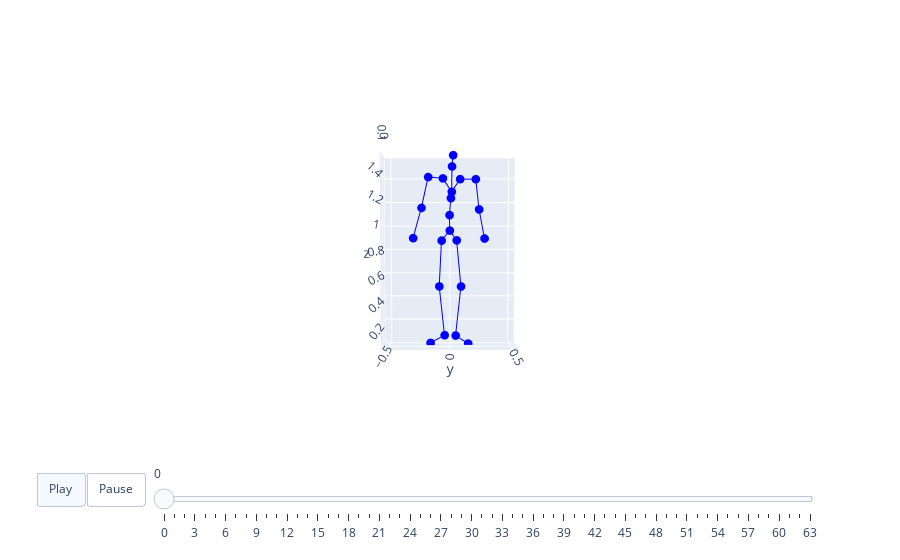

The cell this chart's notebook holds for it:
### Code cell
gt_motion1 = gt_motion.clone()
tokens=teacher_net(gt_motion1,type='encode')
print(tokens.shape)
gt_motion2 = next(train_loader_iter)
pose = gt_motion2[0, :].detach().cpu().numpy() * val_loader.dataset.std + val_loader.dataset.mean
pose = recover_from_ric(torch.from_numpy(pose).float(), 22).numpy()
animate3d(pose, BONE_LINK=t2m_bone, first_total_standard=63, axis_visible=True)

### Figure 1 — Plotly figure (JSON) as saved in the notebook; plotly's stock layout.template omitted (floating-point values rounded to 4 significant figures)
{"data": [{"marker": {"color": "blue", "size": 3}, "mode": "lines+markers", "name": "Nodes0", "type": "scatter3d", "x": [0, -0.008711, null, -0.008711, -0.01623, null, -0.01623, -0.03292, null, -0.03292, 0.05073, null, 0, -0.02058, null, -0.02058, -0.01221, null, -0.01221, -0.04418, null, -0.04418, 0.04457, null, 0, -0.01597, null, -0.01597, 0.01361, null, 0.01361, 0.04167, null, 0.04167, 0.002823, null, 0.002823, 0.06947, null, 0.04167, 0.004113, null, 0.004113, 0.0179, null, 0.0179, 0.02787, null, 0.02787, 0.1015, null, 0.04167, 0.0005163, null, 0.0005163, -0.00137, null, -0.00137, 0.01942, null, 0.01942, 0.1217, null], "y": [0, -0.06937, null, -0.06937, -0.0893, null, -0.0893, -0.04464, null, -0.04464, -0.1609, null, 0, 0.05852, null, 0.05852, 0.09523, null, 0.09523, 0.05042, null, 0.05042, 0.1539, null, 0, -0.002286, null, -0.002286, 0.009101, null, 0.009101, 0.0162, null, 0.0162, 0.01868, null, 0.01868, 0.02717, null, 0.0162, -0.05826, null, -0.05826, -0.1802, null, -0.1802, -0.2359, null, -0.2359, -0.2988, null, 0.0162, 0.08657, null, 0.08657, 0.2182, null, 0.2182, 0.2451, null, 0.2451, 0.2814, null], "z": [0.9606, 0.8758, null, 0.8758, 0.4862, null, 0.4862, 0.06322, null, 0.06322, 0.02056, null, 0.9606, 0.8782, null, 0.8782, 0.4864, null, 0.4864, 0.05751, null, 0.05751, 0.01311, null, 0.9606, 1.091, null, 1.091, 1.231, null, 1.231, 1.28, null, 1.28, 1.496, null, 1.496, 1.574, null, 1.28, 1.397, null, 1.397, 1.405, null, 1.405, 1.149, null, 1.149, 0.8966, null, 1.28, 1.391, null, 1.391, 1.391, null, 1.391, 1.136, null, 1.136, 0.8936, null]}, {"marker": {"color": "red", "size": 3}, "mode": "lines+markers", "name": "Nodes1", "type": "scatter3d", "x": [], "y": [], "z": []}], "layout": {"scene": {"aspectmode": "manual", "aspectratio": {"x": 0.2401, "y": 1.101, "z": 1.568}, "camera": {"eye": {"x": 3, "y": 0, "z": 0.1}}, "xaxis": {"range": [-0.04582, 0.1943], "visible": true}, "yaxis": {"range": [-0.5477, 0.5528], "visible": true}, "zaxis": {"range": [0.006173, 1.575], "visible": true}}, "sliders": [{"len": 0.9, "pad": {"b": 10, "t": 60}, "steps": [{"args": [["frame0"], {"frame": {"duration": 0}, "fromcurrent": true, "mode": "immediate", "transition": {"duration": 0, "easing": "linear"}}], "label": "0", "method": "animate"}, {"args": [["frame1"], {"frame": {"duration": 0}, "fromcurrent": true, "mode": "immediate", "transition": {"duration": 0, "easing": "linear"}}], "label": "1", "method": "animate"}, {"args": [["frame2"], {"frame": {"duration": 0}, "fromcurrent": true, "mode": "immediate", "transition": {"duration": 0, "easing": "linear"}}], "label": "2", "method": "animate"}, {"args": [["frame3"], {"frame": {"duration": 0}, "fromcurrent": true, "mode": "immediate", "transition": {"duration": 0, "easing": "linear"}}], "label": "3", "method": "animate"}, {"args": [["frame4"], {"frame": {"duration": 0}, "fromcurrent": true, "mode": "immediate", "transition": {"duration": 0, "easing": "linear"}}], "label": "4", "method": "animate"}, {"args": [["frame5"], {"frame": {"duration": 0}, "fromcurrent": true, "mode": "immediate", "transition": {"duration": 0, "easing": "linear"}}], "label": "5", "method": "animate"}, {"args": [["frame6"], {"frame": {"duration": 0}, "fromcurrent": true, "mode": "immediate", "transition": {"duration": 0, "easing": "linear"}}], "label": "6", "method": "animate"}, {"args": [["frame7"], {"frame": {"duration": 0}, "fromcurrent": true, "mode": "immediate", "transition": {"duration": 0, "easing": "linear"}}], "label": "7", "method": "animate"}, {"args": [["frame8"], {"frame": {"duration": 0}, "fromcurrent": true, "mode": "immediate", "transition": {"duration": 0, "easing": "linear"}}], "label": "8", "method": "animate"}, {"args": [["frame9"], {"frame": {"duration": 0}, "fromcurrent": true, "mode": "immediate", "transition": {"duration": 0, "easing": "linear"}}], "label": "9", "method": "animate"}, {"args": [["frame10"], {"frame": {"duration": 0}, "fromcurrent": true, "mode": "immediate", "transition": {"duration": 0, "easing": "linear"}}], "label": "10", "method": "animate"}, {"args": [["frame11"], {"frame": {"duration": 0}, "fromcurrent": true, "mode": "immediate", "transition": {"duration": 0, "easing": "linear"}}], "label": "11", "method": "animate"}, {"args": [["frame12"], {"frame": {"duration": 0}, "fromcurrent": true, "mode": "immediate", "transition": {"duration": 0, "easing": "linear"}}], "label": "12", "method": "animate"}, {"args": [["frame13"], {"frame": {"duration": 0}, "fromcurrent": true, "mode": "immediate", "transition": {"duration": 0, "easing": "linear"}}], "label": "13", "method": "animate"}, {"args": [["frame14"], {"frame": {"duration": 0}, "fromcurrent": true, "mode": "immediate", "transition": {"duration": 0, "easing": "linear"}}], "label": "14", "method": "animate"}, {"args": [["frame15"], {"frame": {"duration": 0}, "fromcurrent": true, "mode": "immediate", "transition": {"duration": 0, "easing": "linear"}}], "label": "15", "method": "animate"}, {"args": [["frame16"], {"frame": {"duration": 0}, "fromcurrent": true, "mode": "immediate", "transition": {"duration": 0, "easing": "linear"}}], "label": "16", "method": "animate"}, {"args": [["frame17"], {"frame": {"duration": 0}, "fromcurrent": true, "mode": "immediate", "transition": {"duration": 0, "easing": "linear"}}], "label": "17", "method": "animate"}, {"args": [["frame18"], {"frame": {"duration": 0}, "fromcurrent": true, "mode": "immediate", "transition": {"duration": 0, "easing": "linear"}}], "label": "18", "method": "animate"}, {"args": [["frame19"], {"frame": {"duration": 0}, "fromcurrent": true, "mode": "immediate", "transition": {"duration": 0, "easing": "linear"}}], "label": "19", "method": "animate"}, {"args": [["frame20"], {"frame": {"duration": 0}, "fromcurrent": true, "mode": "immediate", "transition": {"duration": 0, "easing": "linear"}}], "label": "20", "method": "animate"}, {"args": [["frame21"], {"frame": {"duration": 0}, "fromcurrent": true, "mode": "immediate", "transition": {"duration": 0, "easing": "linear"}}], "label": "21", "method": "animate"}, {"args": [["frame22"], {"frame": {"duration": 0}, "fromcurrent": true, "mode": "immediate", "transition": {"duration": 0, "easing": "linear"}}], "label": "22", "method": "animate"}, {"args": [["frame23"], {"frame": {"duration": 0}, "fromcurrent": true, "mode": "immediate", "transition": {"duration": 0, "easing": "linear"}}], "label": "23", "method": "animate"}, {"args": [["frame24"], {"frame": {"duration": 0}, "fromcurrent": true, "mode": "immediate", "transition": {"duration": 0, "easing": "linear"}}], "label": "24", "method": "animate"}, {"args": [["frame25"], {"frame": {"duration": 0}, "fromcurrent": true, "mode": "immediate", "transition": {"duration": 0, "easing": "linear"}}], "label": "25", "method": "animate"}, {"args": [["frame26"], {"frame": {"duration": 0}, "fromcurrent": true, "mode": "immediate", "transition": {"duration": 0, "easing": "linear"}}], "label": "26", "method": "animate"}, {"args": [["frame27"], {"frame": {"duration": 0}, "fromcurrent": true, "mode": "immediate", "transition": {"duration": 0, "easing": "linear"}}], "label": "27", "method": "animate"}, {"args": [["frame28"], {"frame": {"duration": 0}, "fromcurrent": true, "mode": "immediate", "transition": {"duration": 0, "easing": "linear"}}], "label": "28", "method": "animate"}, {"args": [["frame29"], {"frame": {"duration": 0}, "fromcurrent": true, "mode": "immediate", "transition": {"duration": 0, "easing": "linear"}}], "label": "29", "method": "animate"}, {"args": [["frame30"], {"frame": {"duration": 0}, "fromcurrent": true, "mode": "immediate", "transition": {"duration": 0, "easing": "linear"}}], "label": "30", "method": "animate"}, {"args": [["frame31"], {"frame": {"duration": 0}, "fromcurrent": true, "mode": "immediate", "transition": {"duration": 0, "easing": "linear"}}], "label": "31", "method": "animate"}, {"args": [["frame32"], {"frame": {"duration": 0}, "fromcurrent": true, "mode": "immediate", "transition": {"duration": 0, "easing": "linear"}}], "label": "32", "method": "animate"}, {"args": [["frame33"], {"frame": {"duration": 0}, "fromcurrent": true, "mode": "immediate", "transition": {"duration": 0, "easing": "linear"}}], "label": "33", "method": "animate"}, {"args": [["frame34"], {"frame": {"duration": 0}, "fromcurrent": true, "mode": "immediate", "transition": {"duration": 0, "easing": "linear"}}], "label": "34", "method": "animate"}, {"args": [["frame35"], {"frame": {"duration": 0}, "fromcurrent": true, "mode": "immediate", "transition": {"duration": 0, "easing": "linear"}}], "label": "35", "method": "animate"}, {"args": [["frame36"], {"frame": {"duration": 0}, "fromcurrent": true, "mode": "immediate", "transition": {"duration": 0, "easing": "linear"}}], "label": "36", "method": "animate"}, {"args": [["frame37"], {"frame": {"duration": 0}, "fromcurrent": true, "mode": "immediate", "transition": {"duration": 0, "easing": "linear"}}], "label": "37", "method": "animate"}, {"args": [["frame38"], {"frame": {"duration": 0}, "fromcurrent": true, "mode": "immediate", "transition": {"duration": 0, "easing": "linear"}}], "label": "38", "method": "animate"}, {"args": [["frame39"], {"frame": {"duration": 0}, "fromcurrent": true, "mode": "immediate", "transition": {"duration": 0, "easing": "linear"}}], "label": "39", "method": "animate"}, {"args": [["frame40"], {"frame": {"duration": 0}, "fromcurrent": true, "mode": "immediate", "transition": {"duration": 0, "easing": "linear"}}], "label": "40", "method": "animate"}, {"args": [["frame41"], {"frame": {"duration": 0}, "fromcurrent": true, "mode": "immediate", "transition": {"duration": 0, "easing": "linear"}}], "label": "41", "method": "animate"}, {"args": [["frame42"], {"frame": {"duration": 0}, "fromcurrent": true, "mode": "immediate", "transition": {"duration": 0, "easing": "linear"}}], "label": "42", "method": "animate"}, {"args": [["frame43"], {"frame": {"duration": 0}, "fromcurrent": true, "mode": "immediate", "transition": {"duration": 0, "easing": "linear"}}], "label": "43", "method": "animate"}, {"args": [["frame44"], {"frame": {"duration": 0}, "fromcurrent": true, "mode": "immediate", "transition": {"duration": 0, "easing": "linear"}}], "label": "44", "method": "animate"}, {"args": [["frame45"], {"frame": {"duration": 0}, "fromcurrent": true, "mode": "immediate", "transition": {"duration": 0, "easing": "linear"}}], "label": "45", "method": "animate"}, {"args": [["frame46"], {"frame": {"duration": 0}, "fromcurrent": true, "mode": "immediate", "transition": {"duration": 0, "easing": "linear"}}], "label": "46", "method": "animate"}, {"args": [["frame47"], {"frame": {"duration": 0}, "fromcurrent": true, "mode": "immediate", "transition": {"duration": 0, "easing": "linear"}}], "label": "47", "method": "animate"}, {"args": [["frame48"], {"frame": {"duration": 0}, "fromcurrent": true, "mode": "immediate", "transition": {"duration": 0, "easing": "linear"}}], "label": "48", "method": "animate"}, {"args": [["frame49"], {"frame": {"duration": 0}, "fromcurrent": true, "mode": "immediate", "transition": {"duration": 0, "easing": "linear"}}], "label": "49", "method": "animate"}, {"args": [["frame50"], {"frame": {"duration": 0}, "fromcurrent": true, "mode": "immediate", "transition": {"duration": 0, "easing": "linear"}}], "label": "50", "method": "animate"}, {"args": [["frame51"], {"frame": {"duration": 0}, "fromcurrent": true, "mode": "immediate", "transition": {"duration": 0, "easing": "linear"}}], "label": "51", "method": "animate"}, {"args": [["frame52"], {"frame": {"duration": 0}, "fromcurrent": true, "mode": "immediate", "transition": {"duration": 0, "easing": "linear"}}], "label": "52", "method": "animate"}, {"args": [["frame53"], {"frame": {"duration": 0}, "fromcurrent": true, "mode": "immediate", "transition": {"duration": 0, "easing": "linear"}}], "label": "53", "method": "animate"}, {"args": [["frame54"], {"frame": {"duration": 0}, "fromcurrent": true, "mode": "immediate", "transition": {"duration": 0, "easing": "linear"}}], "label": "54", "method": "animate"}, {"args": [["frame55"], {"frame": {"duration": 0}, "fromcurrent": true, "mode": "immediate", "transition": {"duration": 0, "easing": "linear"}}], "label": "55", "method": "animate"}, {"args": [["frame56"], {"frame": {"duration": 0}, "fromcurrent": true, "mode": "immediate", "transition": {"duration": 0, "easing": "linear"}}], "label": "56", "method": "animate"}, {"args": [["frame57"], {"frame": {"duration": 0}, "fromcurrent": true, "mode": "immediate", "transition": {"duration": 0, "easing": "linear"}}], "label": "57", "method": "animate"}, {"args": [["frame58"], {"frame": {"duration": 0}, "fromcurrent": true, "mode": "immediate", "transition": {"duration": 0, "easing": "linear"}}], "label": "58", "method": "animate"}, {"args": [["frame59"], {"frame": {"duration": 0}, "fromcurrent": true, "mode": "immediate", "transition": {"duration": 0, "easing": "linear"}}], "label": "59", "method": "animate"}, {"args": [["frame60"], {"frame": {"duration": 0}, "fromcurrent": true, "mode": "immediate", "transition": {"duration": 0, "easing": "linear"}}], "label": "60", "method": "animate"}, {"args": [["frame61"], {"frame": {"duration": 0}, "fromcurrent": true, "mode": "immediate", "transition": {"duration": 0, "easing": "linear"}}], "label": "61", "method": "animate"}, {"args": [["frame62"], {"frame": {"duration": 0}, "fromcurrent": true, "mode": "immediate", "transition": {"duration": 0, "easing": "linear"}}], "label": "62", "method": "animate"}, {"args": [["frame63"], {"frame": {"duration": 0}, "fromcurrent": true, "mode": "immediate", "transition": {"duration": 0, "easing": "linear"}}], "label": "63", "method": "animate"}], "x": 0.1, "y": 0}], "updatemenus": [{"buttons": [{"args": [null, {"frame": {"duration": 40}, "fromcurrent": true, "mode": "immediate", "transition": {"duration": 40, "easing": "linear"}}], "label": "Play", "method": "animate"}, {"args": [[null], {"frame": {"duration": 0}, "fromcurrent": true, "mode": "immediate", "transition": {"duration": 0, "easing": "linear"}}], "label": "Pause", "method": "animate"}], "direction": "left", "pad": {"r": 10, "t": 70}, "type": "buttons", "x": 0.1, "y": 0}]}}
